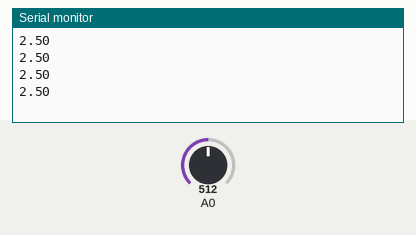
A sketch run on a simulated Arduino Uno, built with avr-gcc and run on an emulated ATmega328P. On the bench: the last lines printed to the serial monitor. The test bench sets the inputs (shaded band); at power-on: A0 = 512.

Above: at 1.2 s.
1.3 s: A0 set to 716
At 1.71 s:
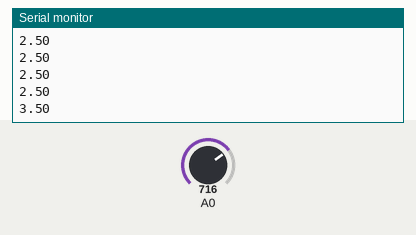
2.8 s: A0 set to 900
At 2.91 s:
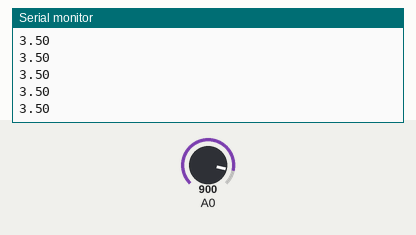
Timing chart, 0 to 5.8 s (numbered marks = the images above; inputs shaded):
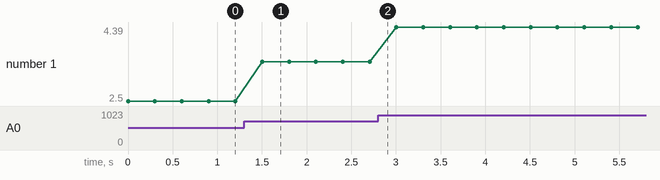

Measured:
- after the input at 1.3 s, the serial monitor: prints a new line after 0.20 s (image 1)
- plotted number 1: 2.5 → 3.5 after the input at 1.3 s, 3.5 → 4.39 after the input at 2.8 s

The sketch:

Arduino_ADC.ino
```cpp
void setup() {
  // initialize serial communication at 9600 bits per second:
  Serial.begin(9600);
}

// the loop routine runs over and over again forever:
void loop() {
  // read the input on analog pin 0:
  int sensorValue = analogRead(A0);
  // Convert the analog reading (which goes from 0 - 1023) to a voltage (0 - 5V):
  float voltage = sensorValue * (5.0 / 1024);
  // print out the value you read:
  Serial.println(voltage);
  delay(300);
}
```
